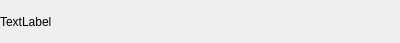
<?xml version="1.0" encoding="UTF-8"?>
<ui version="4.0">
 <class>FriendLabel</class>
 <widget class="QWidget" name="FriendLabel">
  <property name="geometry">
   <rect>
    <x>0</x>
    <y>0</y>
    <width>400</width>
    <height>43</height>
   </rect>
  </property>
  <property name="minimumSize">
   <size>
    <width>0</width>
    <height>43</height>
   </size>
  </property>
  <property name="maximumSize">
   <size>
    <width>16777215</width>
    <height>43</height>
   </size>
  </property>
  <property name="windowTitle">
   <string>Form</string>
  </property>
  <layout class="QHBoxLayout" name="horizontalLayout">
   <property name="spacing">
    <number>0</number>
   </property>
   <property name="leftMargin">
    <number>0</number>
   </property>
   <property name="topMargin">
    <number>0</number>
   </property>
   <property name="rightMargin">
    <number>0</number>
   </property>
   <property name="bottomMargin">
    <number>0</number>
   </property>
   <item>
    <widget class="QLabel" name="tip_lb">
     <property name="text">
      <string>TextLabel</string>
     </property>
    </widget>
   </item>
   <item>
    <widget class="QWidget" name="close_wid" native="true">
     <property name="minimumSize">
      <size>
       <width>25</width>
       <height>25</height>
      </size>
     </property>
     <property name="maximumSize">
      <size>
       <width>25</width>
       <height>25</height>
      </size>
     </property>
     <layout class="QHBoxLayout" name="horizontalLayout_2">
      <property name="spacing">
       <number>0</number>
      </property>
      <property name="leftMargin">
       <number>0</number>
      </property>
      <property name="topMargin">
       <number>0</number>
      </property>
      <property name="rightMargin">
       <number>0</number>
      </property>
      <property name="bottomMargin">
       <number>0</number>
      </property>
      <item>
       <widget class="ClickedLabel" name="close_lb">
        <property name="minimumSize">
         <size>
          <width>15</width>
          <height>15</height>
         </size>
        </property>
        <property name="maximumSize">
         <size>
          <width>15</width>
          <height>15</height>
         </size>
        </property>
        <property name="styleSheet">
         <string notr="true"/>
        </property>
        <property name="text">
         <string/>
        </property>
        <property name="pixmap">
         <pixmap resource="res.qrc">:/Image/tipclose.png</pixmap>
        </property>
        <property name="alignment">
         <set>Qt::AlignmentFlag::AlignCenter</set>
        </property>
       </widget>
      </item>
     </layout>
    </widget>
   </item>
  </layout>
 </widget>
 <customwidgets>
  <customwidget>
   <class>ClickedLabel</class>
   <extends>QLabel</extends>
   <header location="global">clickedlabel.h</header>
  </customwidget>
 </customwidgets>
 <resources>
  <include location="res.qrc"/>
 </resources>
 <connections/>
</ui>
